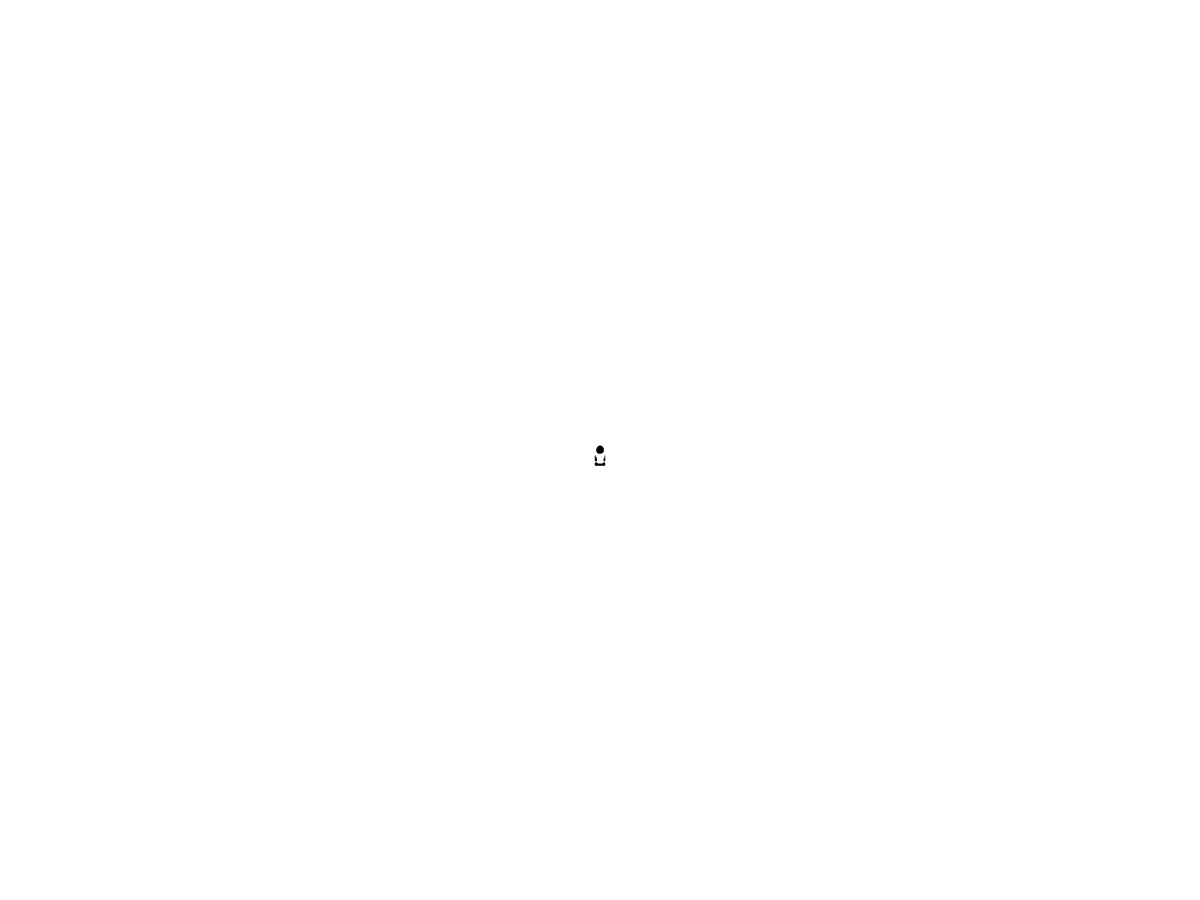
Frame 1 (no input)
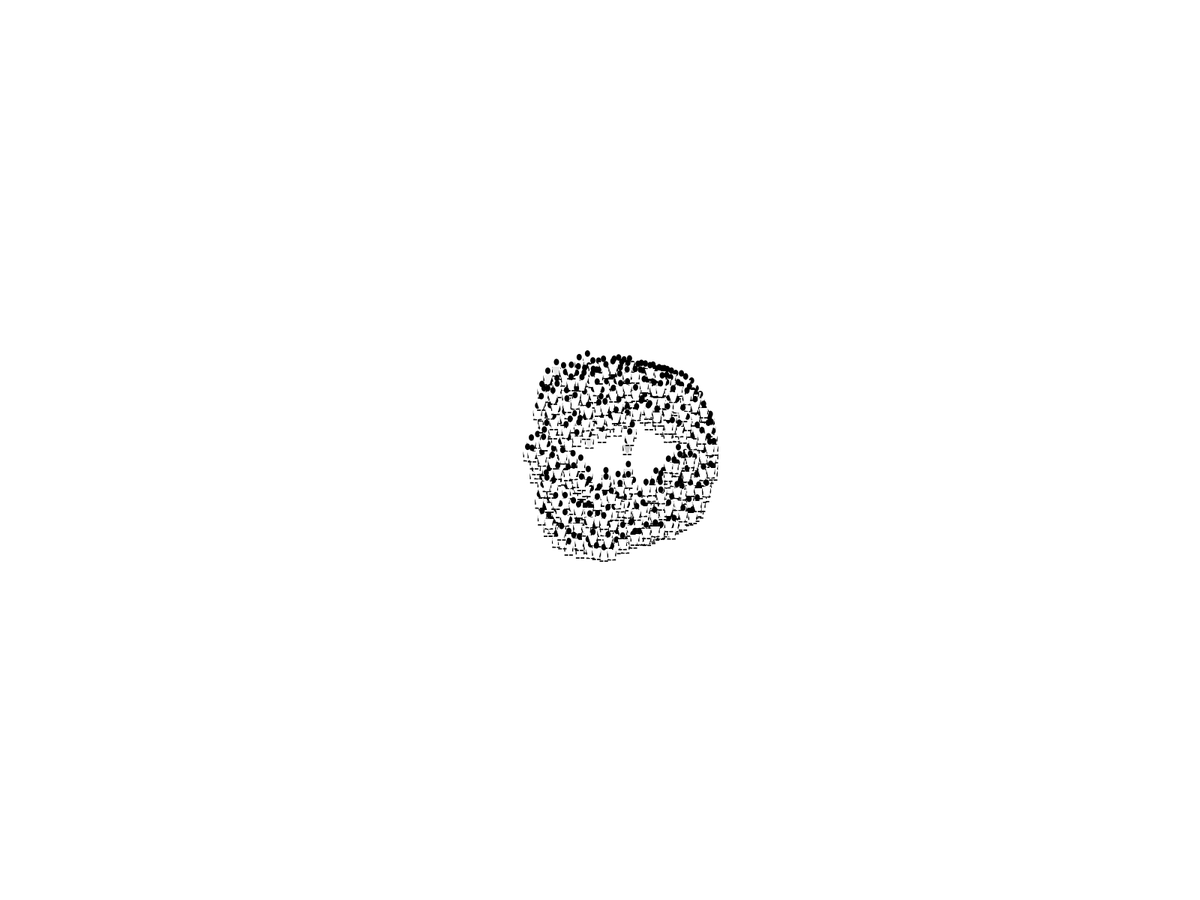
Frame 60 (the mouse pressed at the canvas centre just before this capture)
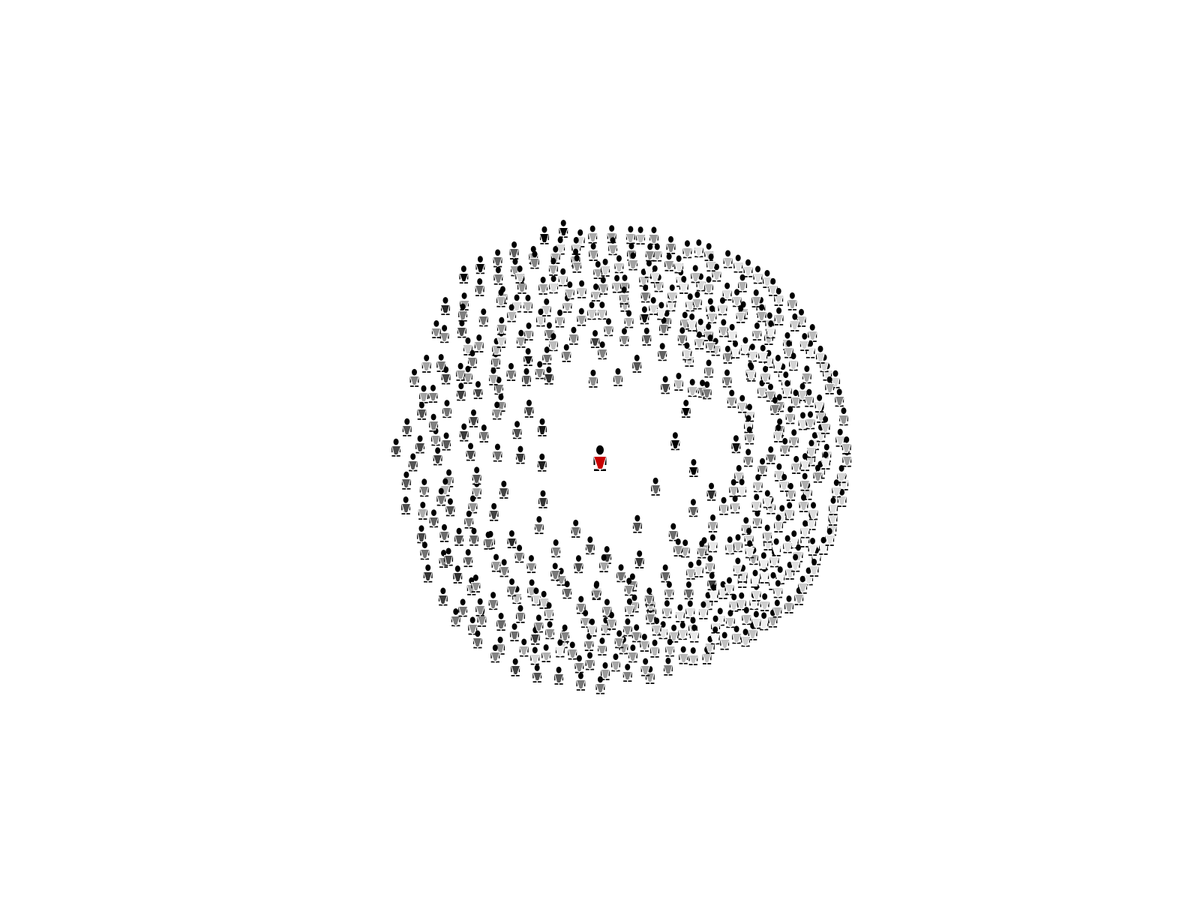
Frame 120 (the mouse held since frame 60 and released just before this capture)

The Processing sketch that drew these frames (run headless with seeded random() and noise(); from frame 60 on, the mouse is pressed at the canvas centre):

// Processing sketch: socialCrowd
// ── socialCrowd.pde
// The Nature of Code
// Daniel Shiffman
// http://natureofcode.com

// Demonstration of Craig Reynolds' "Flocking" behavior
// See: http://www.red3d.com/cwr/
// Rules: Cohesion, Separation, Alignment

// Click mouse to add boids into the system

Flock flock;
Innovator You;

void setup() {
  //size(640,360);
  fullScreen();
  flock = new Flock();
  // Add an initial set of boids into the system
  for (int i = 0; i < 500; i++) {
    Boid b = new Boid(width/2,height/2);
    flock.addBoid(b);
    
  }
  You = new Innovator();
  //frameRate(200);
}

void draw() {
  background(255);
  flock.run(You);
  
    if (mousePressed) {
      You.displayI(mouseX,mouseY);
  }
  


}

class Innovator {
  
  float x, y, c;
  int s;
  
  //constructor
  Innovator () {
    s = 10;
    c = 200;
  }
  
  void displayI (float x, float y) {
    noStroke();
    fill(0);
    ellipse(x, y, s, s*1.25);
    rectMode(CORNERS);
    rect(x-.85*s, y+.8*s, x-.65*s, y+2*s);
    rect(x+.85*s, y+.8*s, x+.65*s, y+2*s);
    rectMode(CORNER);
    rect(x-.1*s, y+2.8*s, -.7*s, -.25*s);
    rect(x+.1*s, y+2.8*s, .7*s, -.25*s);
    fill (c,0,0);
    stroke(255);
    quad(x-.85*s, y+.8*s, x+.85*s, y+.8*s, x+.3*s, y+2.5*s, x-.3*s, y+2.5*s);
    
    //constrains
    x = constrain(x, s, width-10);
    y = constrain(y, s, height-10);   
  }
  
  //whisper from innovator to sheeple
 //boolean whisper(Boid p0) { 
   
 // // distance between two persons 
 // float dT = dist(You.x,You.y,p0.x,p0.y);  
  
 //  if ((dT > 0) && (dT < s*1.5)) {              
 //   return true;
 //  } else {
 //   return false;
 //  }
 //}

 
 
}

// ── Boid.pde
// The Nature of Code
// Daniel Shiffman
// http://natureofcode.com

// Boid class
// Methods for Separation, Cohesion, Alignment added

class Boid {

  PVector position;
  PVector velocity;
  PVector acceleration;
  float r;
  float maxforce;    // Maximum steering force
  float maxspeed;    // Maximum speed
  float cr, cg, cb;
  //int s;

  Boid(float x, float y) {
    acceleration = new PVector(0, 0);
    velocity = new PVector(random(-1, 1), random(-1, 1));
    position = new PVector(x, y);
    r = 7;
    maxspeed = 3;
    maxforce = 0.05;
    //s = 10;
    cr = 0;
    cg = 0;
    cb = 0;
  }

  void run(ArrayList<Boid> boids, Innovator innovator) {
    flock(boids, innovator);
    update();
    borders();
    render();
  }

  void applyForce(PVector force) {
    // We could add mass here if we want A = F / M
    acceleration.add(force);
  }

  // We accumulate a new acceleration each time based on three rules
  void flock(ArrayList<Boid> boids, Innovator innovator) {
    PVector sep = separate(boids);   // Separation
    PVector ali = align(boids);      // Alignment
    PVector coh = cohesion(boids, innovator);   // Cohesion
    // Arbitrarily weight these forces
    sep.mult(1.5);
    ali.mult(1.0);
    coh.mult(1.0);
    // Add the force vectors to acceleration
    applyForce(sep);
    applyForce(ali);
    applyForce(coh);
  }

  // Method to update position
  void update() {
    // Update velocity
    velocity.add(acceleration);
    // Limit speed
    velocity.limit(maxspeed);
    position.add(velocity);
    // Reset accelertion to 0 each cycle
    acceleration.mult(0);
  }

  // A method that calculates and applies a steering force towards a target
  // STEER = DESIRED MINUS VELOCITY
  PVector seek(PVector target) {
    PVector desired = PVector.sub(target, position);  // A vector pointing from the position to the target
    // Normalize desired and scale to maximum speed
    desired.normalize();
    desired.mult(maxspeed);
    // Steering = Desired minus Velocity
    PVector steer = PVector.sub(desired, velocity);
    steer.limit(maxforce);  // Limit to maximum steering force
    return steer;
  }

  void render() {
    //float theta = velocity.heading2D() + radians(90);

    noStroke();
    fill(0);
    ellipse(position.x, position.y, r, r*1.25);
    rectMode(CORNERS);
    rect(position.x-.85*r, position.y+.8*r, position.x-.65*r, position.y+2*r);
    rect(position.x+.85*r, position.y+.8*r, position.x+.65*r, position.y+2*r);
    rectMode(CORNER);
    rect(position.x-.1*r, position.y+2.8*r, -.7*r, -.25*r);
    rect(position.x+.1*r, position.y+2.8*r, .7*r, -.25*r);
    fill (cr, cg, cb);
    stroke(255);
    quad(position.x-.85*r, position.y+.8*r, position.x+.85*r, position.y+.8*r, position.x+.3*r, position.y+2.5*r, position.x-.3*r, position.y+2.5*r);

    //constrain
    cr = constrain (cr, 0, 255);
    cg = constrain (cg, 0, 255); 
    cb = constrain (cb, 0, 255);
  }

  void loss_i() {
    cr = cr + 1;
    cg = cg + 1;
    cb = cb + 1;
  }
  void gain_i() {      
    cr = cr -.01;
    cg = cg -.01;
    cb = cb -.01;
  }

  void plant_idea () {
    cr = 200;
    cg = 0;
    cb = 0;
  }

  // Wraparound
  void borders() {
    if (position.x < -r) position.x = width+r;
    if (position.y < -r) position.y = height+r;
    if (position.x > width+r) position.x = -r;
    if (position.y > height+r) position.y = -r;
  }

  // Separation
  // Method checks for nearby boids and steers away
  PVector separate (ArrayList<Boid> boids) {
    float desiredseparation = 25.0f;
    PVector steer = new PVector(0, 0, 0);
    int count = 0;
    // For every boid in the system, check if it's too close
    for (Boid other : boids) {
      float d = PVector.dist(position, other.position);
      // If the distance is greater than 0 and less than an arbitrary amount (0 when you are yourself)
      if ((d > 0) && (d < desiredseparation)) {
        // Calculate vector pointing away from neighbor
        PVector diff = PVector.sub(position, other.position);
        diff.normalize();
        diff.div(d);        // Weight by distance
        steer.add(diff);
        count++;            // Keep track of how many
      }
    }
    // Average -- divide by how many
    if (count > 0) {
      steer.div((float)count);
    }

    // As long as the vector is greater than 0
    if (steer.mag() > 0) {
      // Implement Reynolds: Steering = Desired - Velocity
      steer.normalize();
      steer.mult(maxspeed);
      steer.sub(velocity);
      steer.limit(maxforce);
    }
    return steer;
  }

  // Alignment
  // For every nearby boid in the system, calculate the average velocity
  PVector align (ArrayList<Boid> boids) {
    float neighbordist = 20;
    PVector sum = new PVector(0, 0);
    int count = 0;
    for (Boid other : boids) {
      float d = PVector.dist(position, other.position);
      if ((d > 0) && (d < neighbordist)) {
        sum.add(other.velocity);
        count++;
      }
    }
    if (count > 0) {
      sum.div((float)count);
      sum.normalize();
      sum.mult(maxspeed);
      PVector steer = PVector.sub(sum, velocity);
      steer.limit(maxforce);
      return steer;
    } else {
      return new PVector(0, 0);
    }
  }

  // Cohesion
  // For the average position (i.e. center) of all nearby boids, calculate steering vector towards that position
  PVector cohesion (ArrayList<Boid> boids,  Innovator innovator) {
    float neighbordist = 15;
    PVector sum = new PVector(0, 0);   // Start with empty vector to accumulate all positions
    int count = 0;
    for (Boid other : boids) {
      float d = PVector.dist(position, other.position);
      if ((d > 0) && (d < neighbordist)) {
        this.loss_i();
        other.loss_i();
        sum.add(other.position); // Add position
        count++;
        
      } else {
        other.gain_i();
      }
      //println(mouseX, innovator.x - 10);
      if (mousePressed && mouseX > other.position.x - 10 && mouseX < other.position.x + 10 && mouseY < other.position.y + 10 && mouseY > other.position.y - 10) {
        other.plant_idea();
        //println("change color");
      }
    }
    if (count > 0) {
      sum.div(count);
      return seek(sum);  // Steer towards the position
    } else {
      return new PVector(0, 0);
    }
  }
}

// ── Flock.pde
// The Nature of Code
// Daniel Shiffman
// http://natureofcode.com

// Flock class
// Does very little, simply manages the ArrayList of all the boids

class Flock {
  ArrayList<Boid> boids; // An ArrayList for all the boids

  Flock() {
    boids = new ArrayList<Boid>(); // Initialize the ArrayList
  }

  void run(Innovator innovator) {
    for (Boid b : boids) {
      b.run(boids, innovator);  // Passing the entire list of boids to each boid individually
    }
  }

  void addBoid(Boid b) {
    boids.add(b);
  }

}
